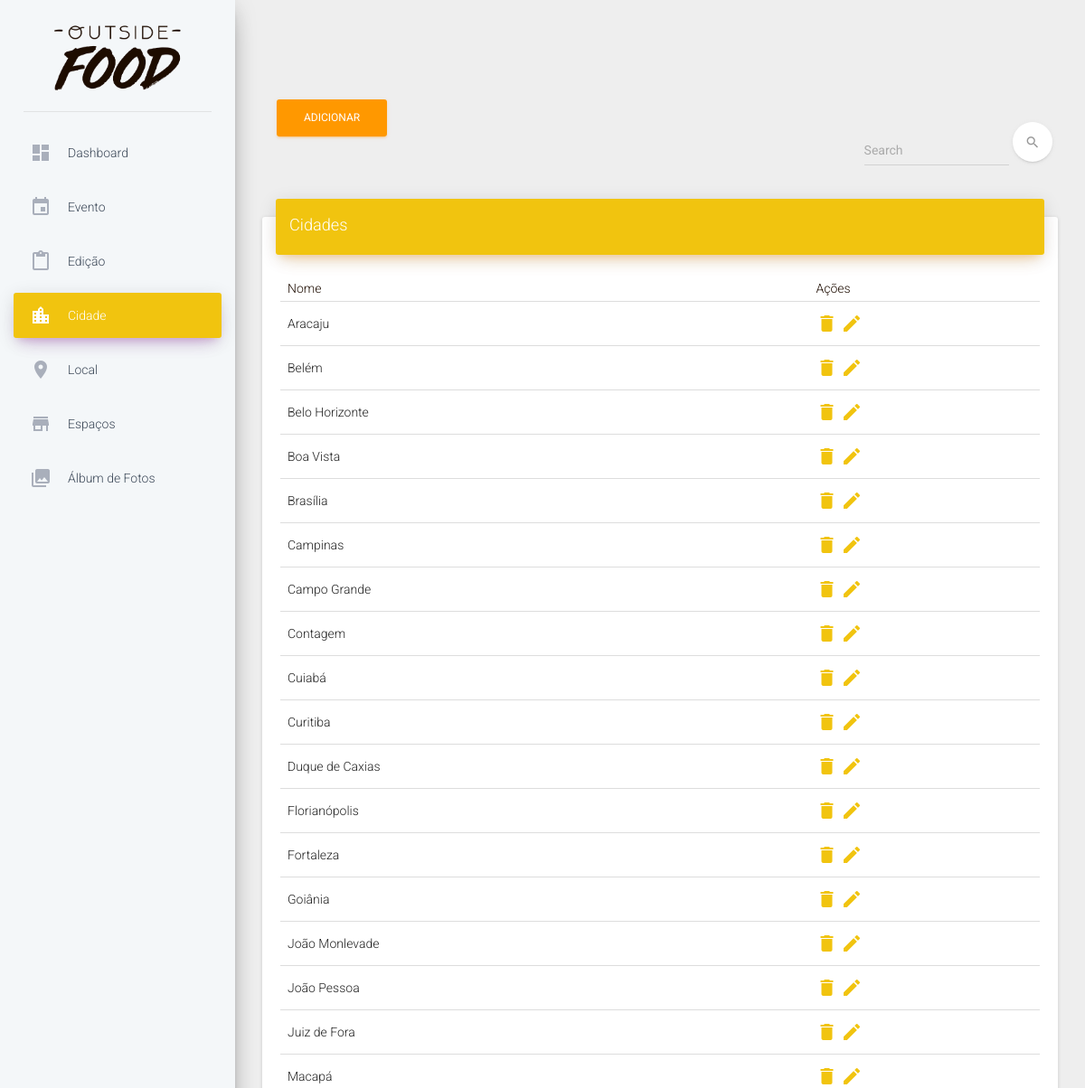
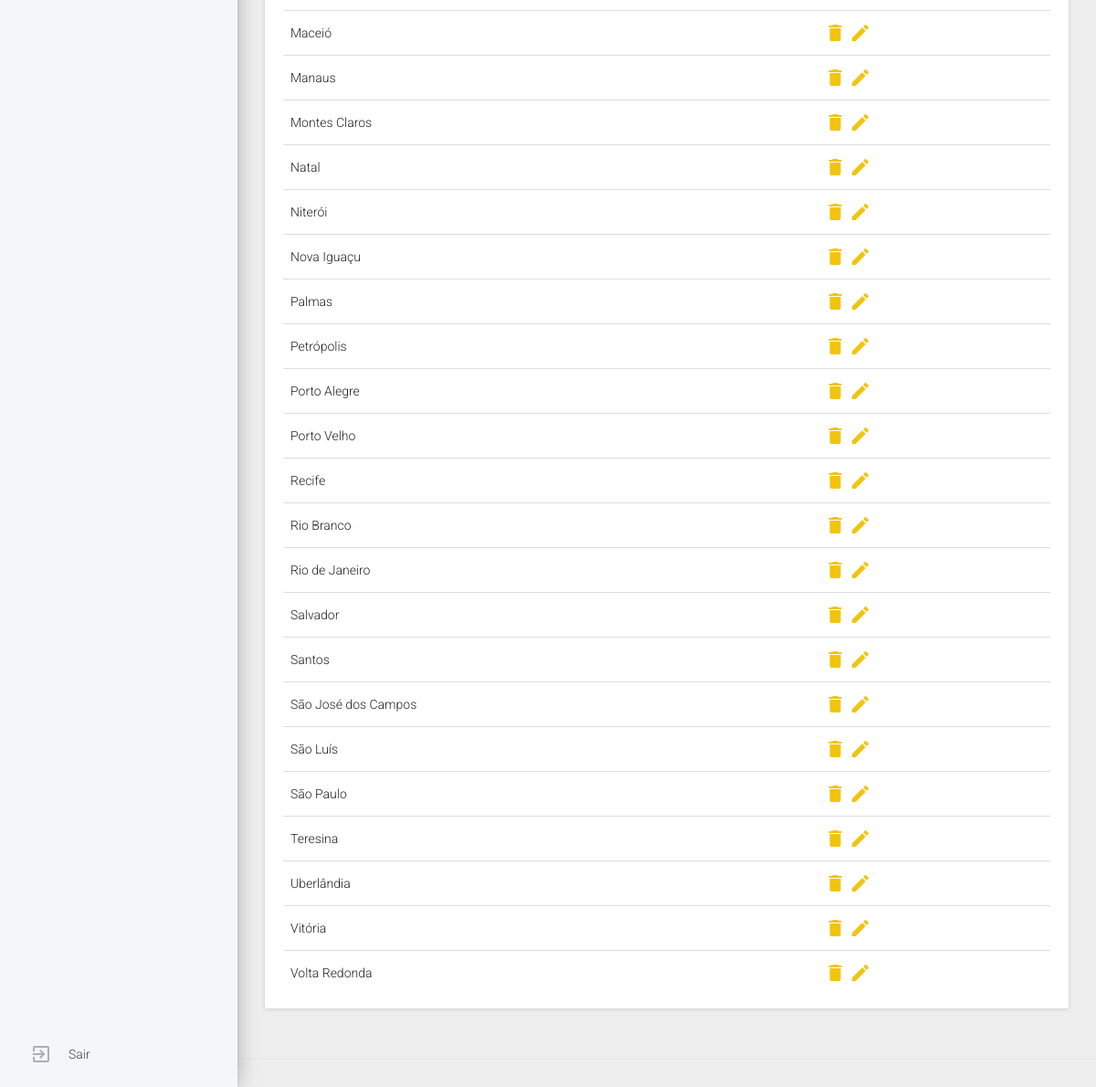
Page /SistemaOutsideFood/cidade.php on the committed database (2 pictures, top to bottom).
### tables this page shows
CREATE TABLE `cidades` (
  `id` int(10) UNSIGNED NOT NULL,
  `nome` varchar(45) NOT NULL
);

### SistemaOutsideFood/assets/php/classes/classCidades.php (called while the page is built, shortened)
<?php
class Cidades{
	public function __construct() {
		$database = new Database();
		$dbSet = $database->dbSet();
		$this->conn = $dbSet;
	}
	public function index(){
		$stmt = $this->conn->prepare("SELECT * FROM `cidades` WHERE 1 ORDER BY `nome`");
		$stmt->execute();
		return $stmt;
	}
}
?>

### SistemaOutsideFood/cidade.php (the view, shortened to what this page needs)
<?php
	require_once 'headeradmin.php';
    require_once 'assets/php/classes/classCidades.php';
    $cidades = new Cidades();
?>
            <div class="content">
 				<div class="container-fluid">
                    <div class="collapse navbar-collapse">
                    <a href="./adicionarcidades.php">
                     	<button type="button" class="btn btn-warning">Adicionar</button>
                 	</a>
                       <form class="navbar-form navbar-right" role="search">
                            <div class="form-group  is-empty">
                                <input type="text" class="form-control" placeholder="Search">
                            </div>
                            <button type="submit" class="btn btn-white btn-round btn-just-icon">
                                <i class="material-icons">search</i>
                                <div class="ripple-container"></div>
                            </button>
                        </form>
                    </div>
                </div>
             <div class="container-fluid">
                    <div class="row">
                        <div class="col-md-12">
                            <div class="card">
                                <div class="card-header" data-background-color="orange">
                                    <h4 class="title">Cidades</h4>
                                </div>
                                <div class="card-content table-responsive">
                                    <table class="table">
                                        <thead class="text-primary">
                                            <th>Nome</th>
                                             <th class="actions">Ações</th>
                                        </thead>
                                        <tbody>
                                                <?php
                                                    $todasCidades = $cidades->index();
                                                    while($row = $todasCidades->fetch(PDO::FETCH_OBJ)){
                                                ?>
                                                <tr>
                                                    <td class="nome"><?php echo $row->nome; ?></td>
                                                        <td class="actions">
                                                        <a href="" data-toggle="modal" data-target="#exampleModal<?php echo $row->id ?>" ><i class="material-icons">delete</i></a>
                                                        <a href="./editarcidade.php"><i class="material-icons">mode_edit</i></a>
                                                      </td>
                                                </tr>
                                                <?php
                                                    }
                                                ?>
                                        </tbody>
                                    </table>
                                </div>
                            </div>
                        </div>
                    </div>
                </div>
            </div>
<?php
require_once 'footer.php';
?>

### rows in the picture
cidades: nome "Aracaju"
cidades: nome "Belém"
cidades: nome "Belo Horizonte"
cidades: nome "Boa Vista"
cidades: nome "Brasília"
cidades: nome "Campinas"
cidades: nome "Campo Grande"
cidades: nome "Contagem"
cidades: nome "Cuiabá"
cidades: nome "Curitiba"
cidades: nome "Duque de Caxias"
cidades: nome "Florianópolis"
cidades: nome "Fortaleza"
cidades: nome "Goiânia"
cidades: nome "João Monlevade"
cidades: nome "João Pessoa"
cidades: nome "Juiz de Fora"
cidades: nome "Macapá"
cidades: nome "Maceió"
cidades: nome "Manaus"
cidades: nome "Montes Claros"
cidades: nome "Natal"
cidades: nome "Niterói"
cidades: nome "Nova Iguaçu"
cidades: nome "Palmas"
cidades: nome "Petrópolis"
cidades: nome "Porto Alegre"
cidades: nome "Porto Velho"
cidades: nome "Recife"
cidades: nome "Rio Branco"
cidades: nome "Rio de Janeiro"
cidades: nome "Salvador"
cidades: nome "Santos"
cidades: nome "São José dos Campos"
cidades: nome "São Luís"
cidades: nome "São Paulo"
cidades: nome "Teresina"
cidades: nome "Uberlândia"
cidades: nome "Vitória"
cidades: nome "Volta Redonda"
